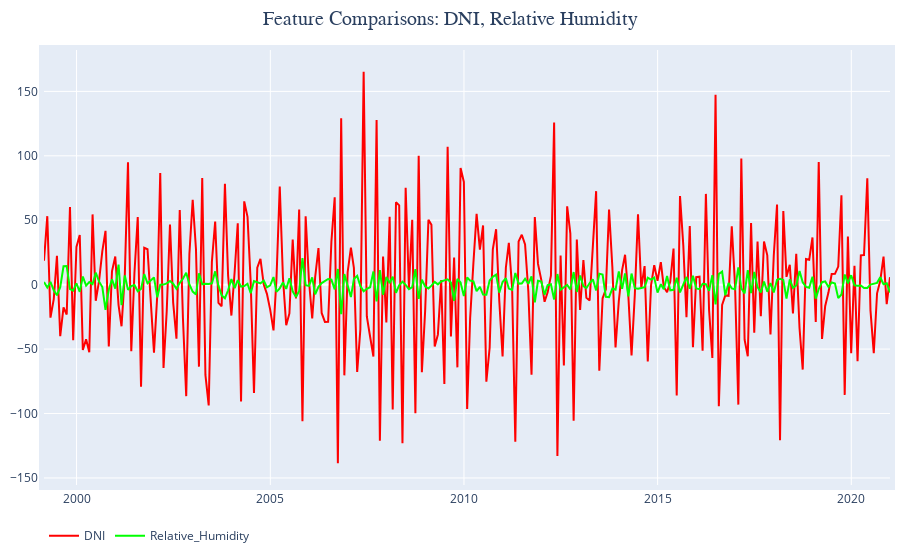

The notebook cell this image was saved under:
### Code cell
# begin == 0, end == None -> include all data
begin = 0  # math.ceil(len(df_rs)*.90)
end = None  # math.ceil(len(df_rs) * 0.075)

make_diff = True

if make_diff:
    df_diff = df_rsm.iloc[begin:end].copy()
    for column in columns:
        df_diff[column] = diff(df_diff[column], 1, 1, 12)
    df_diff.dropna(inplace=True)

    df_plot = df_diff
else:
    df_plot = df_rsm.iloc[begin:end]

colors = ["rgb(255,0,0)", "rgb(0,255,0)", "rgb(0,0,255)"]

# labels = ["DNI", "Clearsky_DNI"]
labels = ["DNI", "Relative_Humidity"]
# labels = ["GHI", "Clearsky_GHI"]
# labels = ["GHI", "Relative_Humidity"]

label_text = [label.replace("_", " ") for label in labels]

fig = go.Figure()

for idx, label in enumerate(labels):
    fig.add_trace(
        go.Scatter(
            x=df_plot.index,
            y=df_plot[label],
            mode="lines",
            name=labels[idx],
            line=dict(color=colors[idx], width=2),
            connectgaps=True,
        )
    )

fig.update_layout(
    title=dict(
        text=f"Feature Comparisons: {label_text[0]}, {label_text[1]}",
        xanchor="center",
        x=0.5,
        font=dict(
            family="Arial",
            size=20,
        ),
    ),
    autosize=True,
    height=500,
    margin=dict(
        l=10,
        r=10,
        b=25,
        t=50,
        pad=5,
    ),
    legend=dict(
        orientation="h",
        yanchor="bottom",
        y=-0.15,
    ),
)

fig.show()

### Figure 1 — Plotly figure (JSON) as saved in the notebook; plotly's stock layout.template omitted (floating-point values rounded to 4 significant figures; data arrays with more than 128 entries replaced by an {"elided": "..."} marker saying what was removed)
{"data": [{"connectgaps": true, "line": {"color": "rgb(255,0,0)", "width": 2}, "mode": "lines", "name": "DNI", "type": "scatter", "x": {"elided": "263 str values"}, "y": {"elided": "263 float values"}}, {"connectgaps": true, "line": {"color": "rgb(0,255,0)", "width": 2}, "mode": "lines", "name": "Relative_Humidity", "type": "scatter", "x": {"elided": "263 str values"}, "y": {"elided": "263 float values"}}], "layout": {"autosize": true, "legend": {"orientation": "h", "x": 0, "y": -0.15, "yanchor": "bottom"}, "margin": {"b": 25, "l": 10, "pad": 5, "r": 10, "t": 50}, "title": {"font": {"family": "Arial", "size": 20}, "text": "Feature Comparisons: DNI, Relative Humidity", "x": 0.5, "xanchor": "center"}, "xaxis": {"autorange": true, "range": ["1999-02-28", "2020-12-31"], "showspikes": false, "type": "date"}, "yaxis": {"autorange": true, "range": [-155.5, 182.1], "showspikes": false, "type": "linear"}}}
